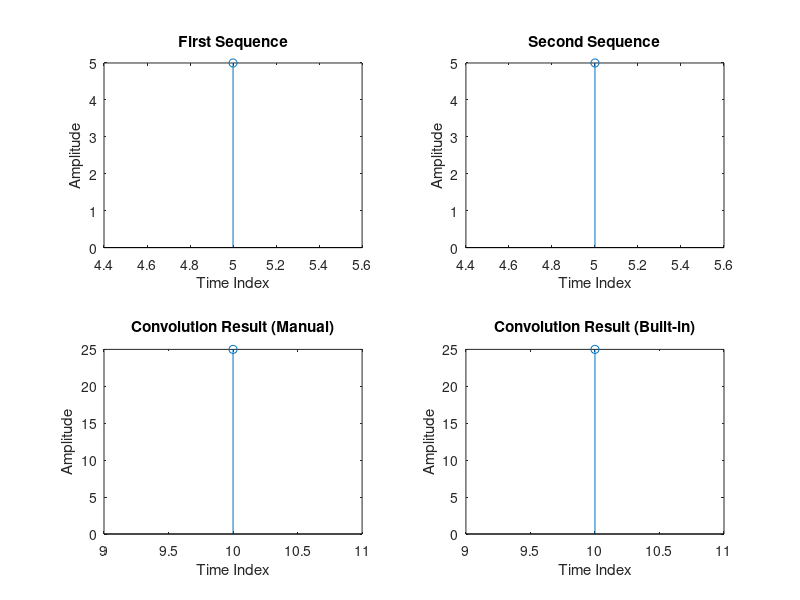

The MATLAB source for this figure:
clc;
clear all;
close all;

% Input sequences and start points
x = input('Enter first sequence: ');
h = input('Enter second sequence: ');
T = input('Enter start point of first sequence: ');
K = input('Enter start point of second sequence: ');

% Sequence lengths and total length of convolution
L = length(x);
M = length(h);
N = L + M - 1;

% Zero-padding
X = [x, zeros(1, N-L)];
H = [h, zeros(1, N-M)];

% Time indices for input and output sequences
t = T:(T+L)-1;
r = K:(K+M)-1;
a = (T+K):(N+T+K-1);

% Manual convolution
y = zeros(1, N);
for i = 1:N
    for j = 1:i
        y(i) = y(i) + X(j) * H(i-j+1);
    end
end

% Built-in convolution
z = conv(x, h);

% Display results
disp(y);
disp(z);

% Plotting
subplot(2,2,1);
stem(t, x);
title('First Sequence');
xlabel('Time Index');
ylabel('Amplitude');

subplot(2,2,2);
stem(r, h);
title('Second Sequence');
xlabel('Time Index');
ylabel('Amplitude');

subplot(2,2,3);
stem(a, y);
title('Convolution Result (Manual)');
xlabel('Time Index');
ylabel('Amplitude');

subplot(2,2,4);
stem(a, z);
title('Convolution Result (Built-in)');
xlabel('Time Index');
ylabel('Amplitude');